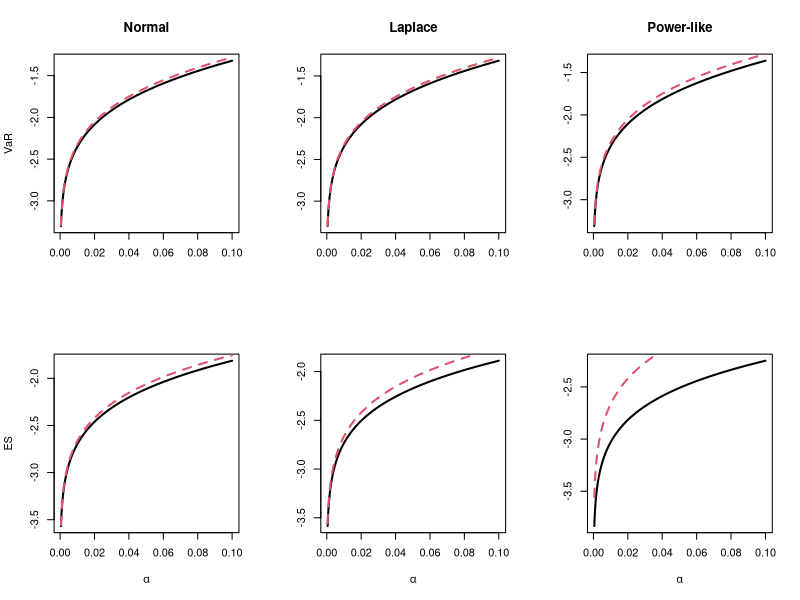
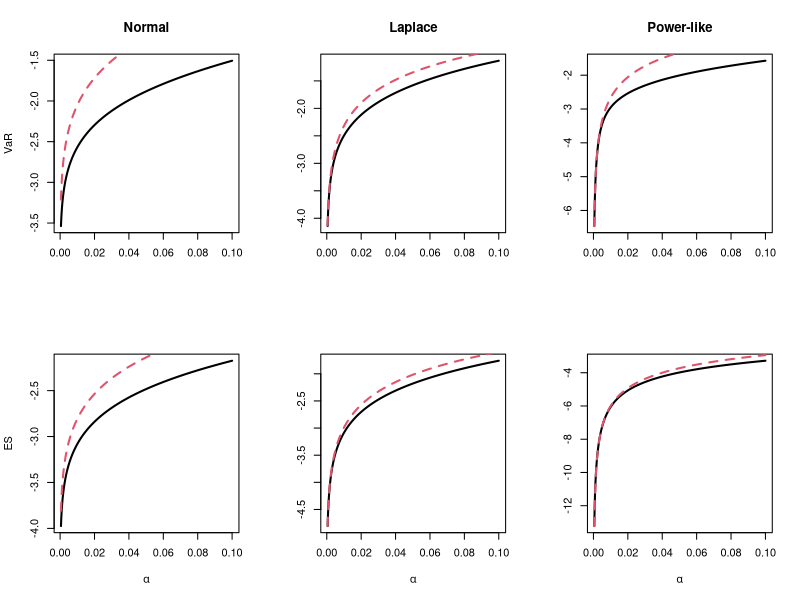

These charts were generated, in order, by the following R code:
#' @title Approximations of VaR and ES with varying alpha and epsilon_alpha
#' @call approximation.VaR.ES.epsilon.alpha_normal(index, scale, tau, alpha) gives 
#' gives approximation based on normal pre-supposed ideal model
#' @call approximation.VaR.ES.epsilon.alpha_index(index, scale, tau, alpha)
#' gives approximation based on the contamination model
#' @param  index = 'Normal', 'Laplace' and 'Power-like', indicating the choice of H
#' @param  scale = the scale parameter of the index function
#' @param  tau   = the indice such that epsilon = alpha^tau
#' @return The approximations and its theoretical values of VaR, ES
#' @references see Theorem 2.3 a) and c)

# clear variables and close windows
rm(list = ls(all = TRUE))
graphics.off()

# Standard double-sided exponential distribution with mean zero and variance 1
plaplace = function(x) {
    laplace = ifelse(x < 0, 1/2 * exp(sqrt(2) * x), 1 - 1/2 * exp(-sqrt(2) * x))
    return(laplace)
}

# Standard power tail distribution with \gamma = 1/2, with mean zero and infinitely
# variance, see Example 3.3
ppower_like = function(x) {
    Power_like = ifelse(x < 0, 1/2 * (1 + x/sqrt(4 + x^2)), 1 - 1/2 * (1 - x/sqrt(4 + 
        x^2)))
    return(Power_like)
}

# Give the mixture model with pre-supposed standard normal distribution and contamination model
# being normal, Laplace or Power-like distribution with mean zoeo and scale parameter
mix_cdf = function(x, index, epsilon, scale) {
    if (index == "Normal") {
        mix_cdf = (1 - epsilon) * pnorm(x) + epsilon * pnorm(x/scale)
    } else if (index == "Laplace") {
        mix_cdf = (1 - epsilon) * pnorm(x) + epsilon * plaplace(x/scale)
    } else {
        mix_cdf = (1 - epsilon) * pnorm(x) + epsilon * ppower_like(x/scale)
    }
    return(mix_cdf)
}

# Calculate the lower partial moment at threshold x of mixture distribution
Lower.partial.moment = function(x, index, epsilon, scale) {
    if (index == "Normal") {
        Lower.partial.moment = (1 - epsilon) * (-dnorm(x)) + epsilon * (-scale * dnorm(x/scale))
    } else if (index == "Laplace") {
        Lower.partial.moment = (1 - epsilon) * (-dnorm(x)) + epsilon * (scale/sqrt(2) * 
            1/2 * (sqrt(2)/scale * x - 1) * exp(sqrt(2)/scale * x))
    } else {
        Lower.partial.moment = (1 - epsilon) * (-dnorm(x)) + epsilon * (-scale * 2/sqrt(4 + 
            (x/scale)^2))
    }
    return(Lower.partial.moment)
}

# Calculate the quantile at alpha level and fix epsilon contamination level
mix_VaR = function(alpha, index, epsilon, scale) {
    ff = function(x, alpha, index, epsilon, scale) mix_cdf(x, index, epsilon, scale) - 
        alpha
    VaR = uniroot(ff, c(-20, 10), alpha, index, epsilon, scale)$root  #the accurate alpha-th quantile
    return(VaR)
}


# Calculate ES at alpha level and fix epsilon contamination level
mix_ES = function(alpha, index, epsilon, scale) {
    quantile.epsilon = mix_VaR(alpha, index, epsilon, scale)
    mix_ES = alpha^(-1) * Lower.partial.moment(quantile.epsilon, index, epsilon, scale)  #the accurate alpha-th Expected-Shortfall
    return(mix_ES)
}


# Calculate the quantile at alpha level with epsilon = alpha^tau
mix_VaR_tau = function(alpha, index, tau, scale) {
    epsilon = alpha^tau
    ff = function(x, alpha, index, epsilon, scale) mix_cdf(x, index, epsilon, scale) - 
        alpha
    VaR = uniroot(ff, c(-20, 10), alpha, index, epsilon, scale)$root  #the accurate alpha-th quantile
    return(VaR)
}

# Calculate ES at alpha level with epsilon = alpha^tau
mix_ES_tau = function(alpha, index, tau, scale) {
    epsilon = alpha^tau
    quantile.epsilon = mix_VaR(alpha, index, epsilon, scale)
    mix_ES = alpha^(-1) * Lower.partial.moment(quantile.epsilon, index, epsilon, scale)  #the accurate alpha-th Expected-Shortfall
    return(mix_ES)
}


#' Gives approximation based on normal distribution, the pre-supposed ideal model
approximation.VaR.ES.epsilon.alpha_normal = function(index, scale, tau, alpha) {
    size.index = length(index)
    size.alpha = length(alpha)
    Theoretical_VaR.ES = matrix(rep(1, size.alpha * size.index * 2), nrow = size.alpha)
    Approximation_VaR.ES = matrix(rep(1, size.alpha * size.index * 2), nrow = size.alpha)
    colnames(Theoretical_VaR.ES) = paste(c(rep("VaR of", size.index), rep("ES of", 
        size.index)), rep(index, 2))
    colnames(Approximation_VaR.ES) = paste(c(rep("Approximated VaR of", size.index), 
        rep("Approxmated ES of", size.index)), rep(index, 2))
    
    for (i in 1:size.index) {
        # Assign the first size.index columns with theoretical VaR of the mixture model
        Theoretical_VaR.ES[, i] = sapply(alpha, mix_VaR_tau, index[i], tau[i], scale[i])
  
        # Assign the second size.index columns with theoretical ES of the mixture model
        Theoretical_VaR.ES[, i + size.index] = sapply(alpha, mix_ES_tau, index[i], 
            tau[i], scale[i])
        
        # Assign the first size.index columns with approximations of VaR of the mixture model
        # based on the pre-supposed standard normal distribution
        Approximation_VaR.ES[, i] = sapply(alpha, mix_VaR, index[i], 0, scale[i])
        
        # Assign the second size.index columns with approximations of ES of the mixture model
        # based on the pre-supposed standard normal distribution
        Approximation_VaR.ES[, i + size.index] = sapply(alpha, mix_ES, index[i], 0, 
            scale[i])
    }
    
    par(mfrow = c(2, size.index))
    plot(alpha, Theoretical_VaR.ES[, 1], col = 1, type = "l", lwd = 2, xlab = "", 
        ylab = "VaR", main = index[1])
    lines(alpha, Approximation_VaR.ES[, 1], col = 2, lty = 2, lwd = 2)
    for (i in 2:size.index) {
        plot(alpha, Theoretical_VaR.ES[, i], col = 1, type = "l", lwd = 2, xlab = "", 
            ylab = "", main = index[i])
        lines(alpha, Approximation_VaR.ES[, i], col = 2, lty = 2, lwd = 2)
    }
    
    plot(alpha, Theoretical_VaR.ES[, size.index + 1], col = 1, type = "l", lwd = 2, 
        xlab = expression(alpha), ylab = "ES", main = "")
    lines(alpha, Approximation_VaR.ES[, size.index + 1], col = 2, lty = 2, lwd = 2)
    for (i in size.index + 2:size.index) {
        plot(alpha, Theoretical_VaR.ES[, i], col = 1, type = "l", lwd = 2, xlab = expression(alpha), 
            ylab = "", main = index[i])
        lines(alpha, Approximation_VaR.ES[, i], col = 2, lty = 2, lwd = 2)
    }
    list(`Theoretical value` = Theoretical_VaR.ES, `Approximation value` = Approximation_VaR.ES)
}

#' Gives approximation based on contamination model at alpha / epsilon
approximation.VaR.ES.epsilon.alpha_index = function(index, scale, tau, alpha) {
    size.index = length(index)
    size.alpha = length(alpha)
    Theoretical_VaR.ES = matrix(rep(1, size.alpha * size.index * 2), nrow = size.alpha)
    Approximation_VaR.ES = matrix(rep(1, size.alpha * size.index * 2), nrow = size.alpha)
    colnames(Theoretical_VaR.ES) = paste(c(rep("VaR of", size.index), rep("ES of", 
        size.index)), rep(index, 2))
    colnames(Approximation_VaR.ES) = paste(c(rep("Approximated VaR of", size.index), 
        rep("Approxmated ES of", size.index)), rep(index, 2))
    
    for (i in 1:size.index) {
        # Assign the first size.index columns with theoretical VaR of the mixture model
        Theoretical_VaR.ES[, i] = sapply(alpha, mix_VaR_tau, index[i], tau[i], scale[i])

        # Assign the second size.index columns with theoretical ES of the mixture model
        Theoretical_VaR.ES[, i + size.index] = sapply(alpha, mix_ES_tau, index[i], 
            tau[i], scale[i])

        
        # Assign the first size.index columns with approximations of VaR of the mixture model
        # based on the contamination model at alpha / epsilon
        Approximation_VaR.ES[, i] = sapply(alpha^(1 - tau[i]), mix_VaR, index[i], 
            1, scale[i])
        
        # Assign the second size.index columns with approximations of ES of the mixture model
        # based on the contamination model at alpha / epsilon
        Approximation_VaR.ES[, i + size.index] = sapply(alpha^(1 - tau[i]), mix_ES, 
            index[i], 1, scale[i])
    }
    
    par(mfrow = c(2, size.index))
    plot(alpha, Theoretical_VaR.ES[, 1], col = 1, type = "l", lwd = 2, xlab = "", 
        ylab = "VaR", main = index[1])
    lines(alpha, Approximation_VaR.ES[, 1], col = 2, lty = 2, lwd = 2)
    for (i in 2:size.index) {
        plot(alpha, Theoretical_VaR.ES[, i], col = 1, type = "l", lwd = 2, xlab = "", 
            ylab = "", main = index[i])
        lines(alpha, Approximation_VaR.ES[, i], col = 2, lty = 2, lwd = 2)
    }
    
    plot(alpha, Theoretical_VaR.ES[, size.index + 1], col = 1, type = "l", lwd = 2, 
        xlab = expression(alpha), ylab = "ES", main = "")
    lines(alpha, Approximation_VaR.ES[, size.index + 1], col = 2, lty = 2, lwd = 2)
    for (i in size.index + 2:size.index) {
        plot(alpha, Theoretical_VaR.ES[, i], col = 1, type = "l", lwd = 2, xlab = expression(alpha), 
            ylab = "", main = index[i])
        lines(alpha, Approximation_VaR.ES[, i], col = 2, lty = 2, lwd = 2)
    }
    list(`Theoretical value` = Theoretical_VaR.ES, `Approximation value` = Approximation_VaR.ES)
}

# Assign values to parameters
index = c("Normal", "Laplace", "Power-like")
scale = c(1.1, 1.6, 1)
tau   = c(0.5, 1, 1)
alpha = seq(from = 5e-04, to = 0.1, by = 1e-04)

# Call the function to give the graph SRMCappr_epsilon_alpha_1.png
approximation.VaR.ES.epsilon.alpha_normal(index, scale, tau, alpha)



# Assign values to parameters
index = c("Normal", "Laplace", "Power-like")
scale = c(1.6, 0.95, 1)
tau   = c(0.5, 0.1, 0.5)
alpha = seq(from = 5e-04, to = 0.1, by = 1e-04)
graphics.off()

# Call the function to give the graph SRMCappr_epsilon_alpha_2.png
approximation.VaR.ES.epsilon.alpha_index(index, scale, tau, alpha) 
